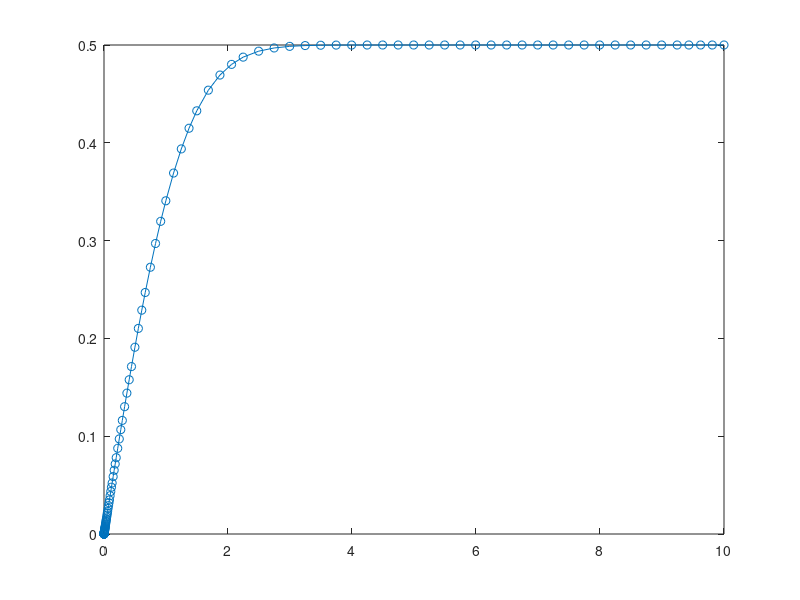

Reproduce this figure in MATLAB.
clear;

% pdf  for the standard normal distribution
f = @(z,x) (1/sqrt(2*pi))*exp(-z^2/2);

% find out the area between z scores
[t,y] = ode45(f, [0 10], 0);

plot(t, y,'-o');